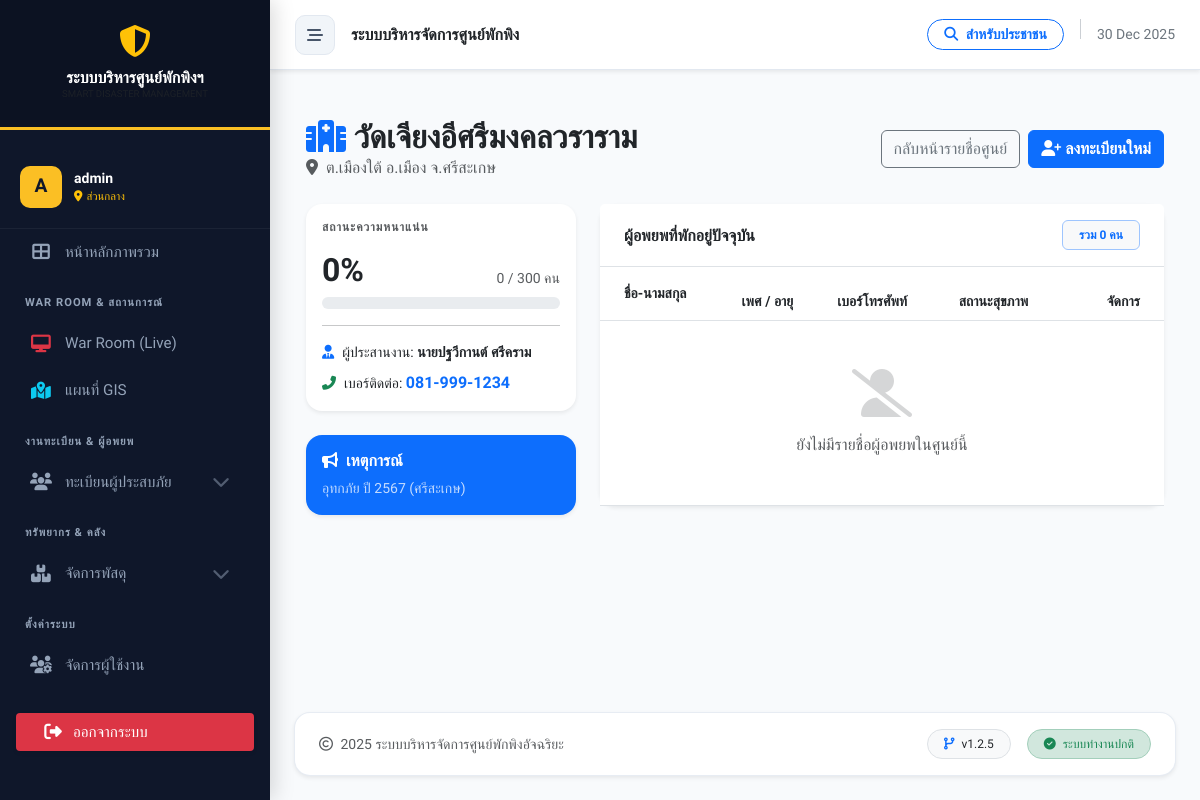
Page /shelter_details.php?id=7 (signed in) on the committed database.
### tables this page shows
CREATE TABLE `shelters` (
  `id` int(11) NOT NULL,
  `incident_id` int(11) NOT NULL COMMENT 'ผูกกับเหตุการณ์ไหน',
  `name` varchar(200) NOT NULL COMMENT 'ชื่อศูนย์',
  `location` text NOT NULL COMMENT 'ที่ตั้ง',
  `district` varchar(100) DEFAULT NULL,
  `province` varchar(100) DEFAULT NULL,
  `latitude` decimal(10,8) DEFAULT NULL,
  `longitude` decimal(11,8) DEFAULT NULL,
  `capacity` int(11) NOT NULL DEFAULT 0 COMMENT 'ความจุสูงสุด',
  `contact_person` varchar(255) DEFAULT NULL,
  `contact_phone` varchar(20) DEFAULT NULL,
  `status` enum('open','full','closed') NOT NULL DEFAULT 'open',
  `last_updated` datetime DEFAULT NULL,
  `created_at` datetime DEFAULT current_timestamp()
);

CREATE TABLE `incidents` (
  `id` int(11) NOT NULL,
  `name` varchar(200) NOT NULL COMMENT 'ชื่อเหตุการณ์ (เช่น น้ำท่วมปี 67)',
  `type` varchar(50) NOT NULL DEFAULT 'other',
  `description` text DEFAULT NULL,
  `start_date` date NOT NULL,
  `end_date` date DEFAULT NULL,
  `status` enum('active','closed') NOT NULL DEFAULT 'active',
  `created_at` timestamp NOT NULL DEFAULT current_timestamp()
);

### includes/functions.php (called while the page is built, shortened)
<?php
function h($string) {
    return htmlspecialchars($string ?? '', ENT_QUOTES, 'UTF-8');
}

### shelter_details.php (the view, shortened to what this page needs)
<?php
require_once 'includes/functions.php';
require_once 'includes/header.php';
$shelter_id = isset($_GET['id']) ? (int)$_GET['id'] : 0;
try {
    $sql_shelter = "SELECT s.*, i.name as incident_name
                    FROM shelters s
                    LEFT JOIN incidents i ON s.incident_id = i.id
                    WHERE s.id = ?";
    $stmt = $conn->prepare($sql_shelter);
    $stmt->bind_param("i", $shelter_id);
    $stmt->execute();
    $shelter = $stmt->get_result()->fetch_assoc();
    $sql_evacuees = "SELECT * FROM evacuees WHERE shelter_id = ? AND check_out_date IS NULL ORDER BY created_at DESC";
    $stmt_ev = $conn->prepare($sql_evacuees);
    $stmt_ev->bind_param("i", $shelter_id);
    $stmt_ev->execute();
    $evacuees = $stmt_ev->get_result()->fetch_all(MYSQLI_ASSOC);
    $current_count = count($evacuees);
    $capacity = (int)$shelter['capacity'];
    $occupancy_rate = ($capacity > 0) ? ($current_count / $capacity) * 100 : 0;
} catch (Exception $e) {
    echo "<div class='alert alert-danger'>เกิดข้อผิดพลาด: " . h($e->getMessage()) . "</div>";
}
?>
<div class="container-fluid py-4">
    <div class="d-flex justify-content-between align-items-center mb-4">
        <div>
            <h2 class="fw-bold text-dark mb-0"><i class="fas fa-hospital-alt text-primary me-2"></i><?php echo h($shelter['name']); ?></h2>
            <p class="text-muted mb-0"><i class="fas fa-map-marker-alt me-1"></i> <?php echo h($shelter['location']); ?></p>
        </div>
        <div class="d-flex gap-2">
            <a href="shelter_list.php" class="btn btn-outline-secondary">กลับหน้ารายชื่อศูนย์</a>
            <a href="evacuee_form.php?shelter_id=<?php echo $shelter_id; ?>&mode=add" class="btn btn-primary fw-bold">
                <i class="fas fa-user-plus me-1"></i>ลงทะเบียนใหม่
            </a>
        </div>
    </div>
    <div class="row g-4">
        <div class="col-xl-4">
            <div class="card border-0 shadow-sm rounded-4 mb-4">
                <div class="card-body">
                    <h6 class="fw-bold text-muted text-uppercase mb-3" style="font-size: 0.75rem; letter-spacing: 1px;">สถานะความหนาแน่น</h6>
                    <div class="d-flex justify-content-between align-items-end mb-2">
                        <h2 class="fw-bold mb-0"><?php echo round($occupancy_rate, 1); ?>%</h2>
                        <span class="small text-muted"><?php echo $current_count; ?> / <?php echo $capacity; ?> คน</span>
                    </div>
                    <div class="progress mb-3" style="height: 12px; border-radius: 10px;">
                    </div>
                    <hr>
                    <div class="small">
                        <div class="mb-2"><i class="fas fa-user-tie me-2 text-primary"></i>ผู้ประสานงาน: <strong><?php echo h($shelter['contact_person']); ?></strong></div>
                        <div class="mb-0"><i class="fas fa-phone-alt me-2 text-success"></i>เบอร์ติดต่อ: <strong class="text-primary fs-6"><?php echo h($shelter['contact_phone']); ?></strong></div>
                    </div>
                </div>
            </div>
            <div class="card border-0 shadow-sm rounded-4 bg-primary text-white">
                <div class="card-body">
                    <h6 class="fw-bold mb-2"><i class="fas fa-bullhorn me-2"></i>เหตุการณ์</h6>
                    <p class="mb-0 small opacity-75"><?php echo h($shelter['incident_name'] ?: 'การอพยพทั่วไป'); ?></p>
                </div>
            </div>
        </div>
        <div class="col-xl-8">
            <div class="card border-0 shadow-sm rounded-4">
                <div class="card-header bg-white py-3 border-bottom d-flex justify-content-between align-items-center px-4">
                    <h6 class="mb-0 fw-bold">ผู้อพยพที่พักอยู่ปัจจุบัน</h6>
                    <span class="badge bg-light text-primary border border-primary-subtle px-3 py-2">รวม <?php echo $current_count; ?> คน</span>
                </div>
                <div class="card-body p-0">
                    <div class="table-responsive">
                        <table class="table table-hover align-middle mb-0">
                            <thead class="bg-light small text-muted text-uppercase">
                                <tr>
                                    <th class="ps-4 py-3">ชื่อ-นามสกุล</th>
                                    <th>เพศ / อายุ</th>
                                    <th>เบอร์โทรศัพท์</th>
                                    <th>สถานะสุขภาพ</th>
                                    <th class="text-end pe-4">จัดการ</th>
                                </tr>
                            </thead>
                            <tbody>
                                <?php if ($current_count > 0): ?>
                                    <?php foreach ($evacuees as $row): ?>
                                    <tr>
                                        <td class="ps-4">
                                            <div class="fw-bold text-dark"><?php echo h($row['first_name'] . ' ' . $row['last_name']); ?></div>
                                            <small class="text-muted">ID: <?php echo $row['id_card'] ?: '-'; ?></small>
                                        </td>
                                        <td>
                                            <?php
                                                $gender_icon = ($row['gender'] == 'male') ? '<i class="fas fa-mars text-primary"></i>' : '<i class="fas fa-venus text-danger"></i>';
                                                $age_display = '-';
                                                if (isset($row['age']) && $row['age'] > 0) {
                                                    $age_display = $row['age'];
                                                } elseif (isset($row['birth_date'])) {
                                                    $age_display = calculateAge($row['birth_date']);
                                                }
                                                echo "$gender_icon $age_display ปี";
                                            ?>
                                        </td>
                                        <td><?php echo h($row['phone']); ?></td>
                                        <td>
                                            <?php if($row['health_condition']): ?>
                                                <span class="badge bg-danger bg-opacity-10 text-danger border border-danger-subtle small"><?php echo h($row['health_condition']); ?></span>
                                            <?php else: ?>
                                                <span class="badge bg-success bg-opacity-10 text-success border border-success-subtle small">ปกติ</span>
                                            <?php endif; ?>
                                        </td>
                                        <td class="text-end pe-4">
                                            <div class="btn-group shadow-sm">
                                                <a href="evacuee_card.php?id=<?php echo $row['id']; ?>" target="_blank" class="btn btn-sm btn-light border" title="พิมพ์บัตร">
                                                    <i class="fas fa-id-card text-primary"></i>
                                                </a>
                                                <a href="evacuee_form.php?id=<?php echo $row['id']; ?>&mode=edit" class="btn btn-sm btn-light border ms-1" title="แก้ไข">
                                                    <i class="fas fa-edit text-secondary"></i>
                                                </a>
                                            </div>
                                        </td>
                                    </tr>
                                    <?php endforeach; ?>
                                <?php else: ?>
                                    <tr>
                                        <td colspan="5" class="text-center py-5 text-muted">
                                            <i class="fas fa-user-slash fa-3x mb-3 opacity-25"></i><br>
                                            ยังไม่มีรายชื่อผู้อพยพในศูนย์นี้
                                        </td>
                                    </tr>
                                <?php endif; ?>
                            </tbody>
                        </table>
                    </div>
                </div>
            </div>
        </div>
    </div>
</div>
<?php include 'includes/footer.php'; ?>

### assets/css/style.css (style rules this page uses)
:root { --sidebar-width: 280px; --sidebar-collapsed-width: 0px; --primary-color: #2563eb; --primary-dark: #1e40af; --bg-color: #f8fafc; --sidebar-bg: #0f172a; --text-color: #334155; --transition-speed: 0.3s; }
body { font-family: 'Sarabun', sans-serif; background-color: var(--bg-color); color: var(--text-color); overflow-x: hidden; }

### includes/header.php (style rules this page uses)
:root { --sidebar-width: 270px; --nav-bg: #0f172a; --nav-hover: #1e293b; --active-gold: #fbbf24; --text-main: #f1f5f9; --text-muted: #94a3b8; --body-bg: #f8fafc; }
body { font-family: 'Prompt', sans-serif; background-color: var(--body-bg); color: #334155; overflow-x: hidden; }

### rows in the picture
shelters: name "วัดเจียงอีศรีมงคลวราราม", location "ต.เมืองใต้ อ.เมือง จ.ศรีสะเกษ", capacity "0", capacity "300", contact_person "นายปฐวีกานต์ ศรีคราม", contact_phone "081-999-1234", incident.name "อุทกภัย ปี 2567 (ศรีสะเกษ)"

### other values in the picture
substr($_SESSION['username'] ?? 'U', 0, 1) "A"
$_SESSION['username'] "admin"
$user_shelter_name ?: 'ส่วนกลาง' "ส่วนกลาง"
$current_count "0"
